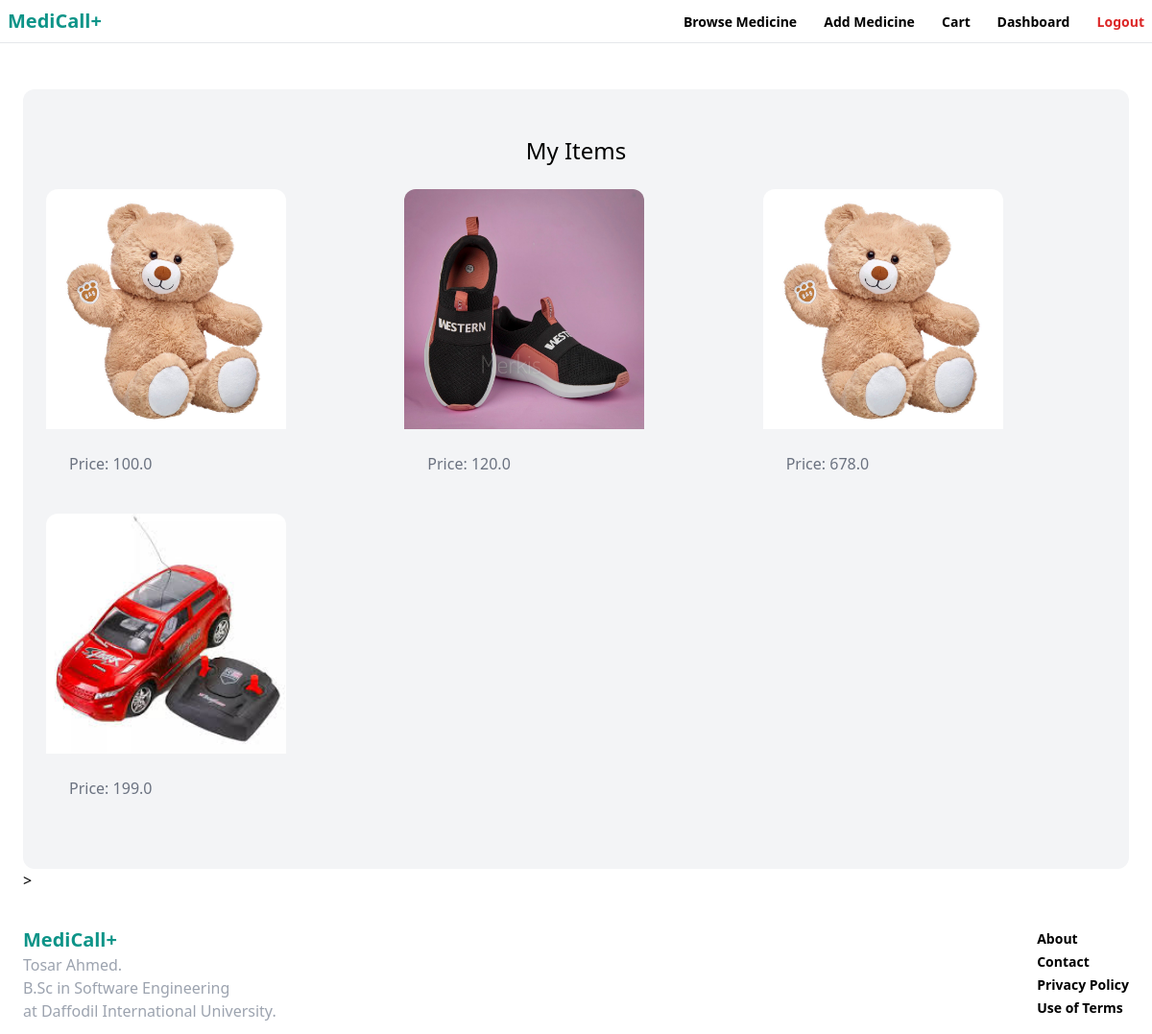
Before: /dashboard/ (signed in) with the older database file.
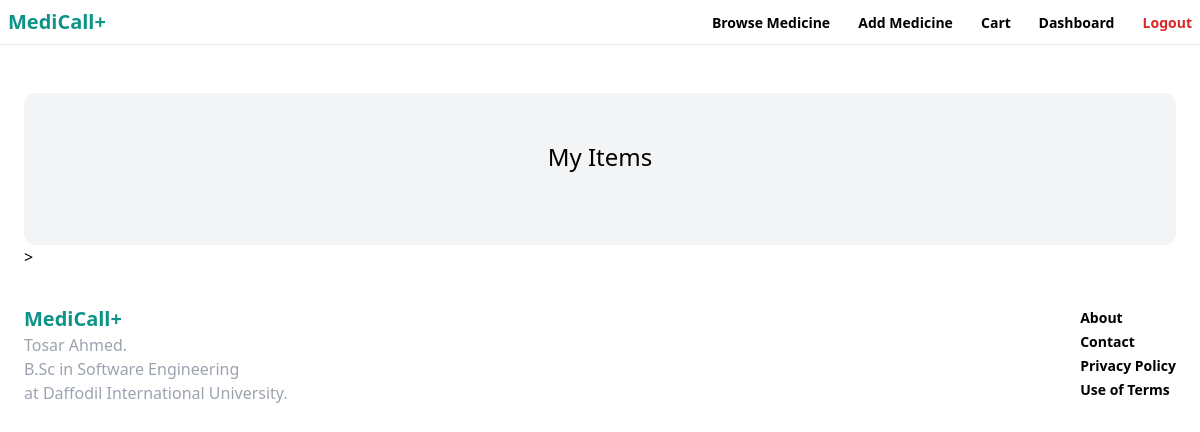
After: the same page with the newer database file.
### item/models.py (models this page shows, shortened)
class Item(models.Model):
    category = models.ForeignKey(Category, related_name='items', on_delete=models.CASCADE)
    name = models.CharField(max_length=255)
    mg = models.TextField(max_length=50, blank=True, null=True)
    group = models.TextField(max_length=255, blank=True, null=True)
    company = models.TextField(max_length=255, blank=True, null=True)
    short_description = models.TextField(blank=True, null=True)
    description = models.TextField(blank=True, null=True)
    price = models.FloatField()
    image = models. ImageField(upload_to = 'items images', blank=True, null=True)
    is_sold = models.BooleanField(default=False)
    created_by = models.ForeignKey(User, related_name='items', on_delete=models.CASCADE)
    created_at = models.DateTimeField(auto_now_add=True)

### dashboard/views.py (the view)
# urls.py: path('', views.index, name='index'),
@login_required
def index(request):
    items = Item.objects.filter(created_by=request.user)
    return render(request, 'dashboard/index.html', {
        'items': items,
    })

### core/context_processors.py (called while the page is built)
def cart_item_count(request):
    if request.user.is_authenticated:
        try:
            cart = Cart.objects.get(user=request.user)
            count = sum(item.quantity for item in cart.cart_items.all())
        except Cart.DoesNotExist:
            count = 0
    else:
        cart = request.session.get('cart', {})
        count = sum(item['quantity'] for item in cart.values())
    return {'cart_item_count': count}

### dashboard/templates/dashboard/index.html (shortened to what this page needs)
{% extends 'core/base.html' %}
{% block content %}
    <div class="mt-6 px-6 py-12 bg-gray-100 rounded-xl">
        <h2 class="mb-6 text-2xl text-center">My Items</h2>
        <div class="grid grid-cols-3 gap-4">
            {% for item in items %}
            <a href="{% url 'item:detail' item.id %}">
                <div>
                    <img width="250" src="{{item.image.url}}" class="rounded-t-xl ">
                </div>
                <div class="p-6 rounded-b-xl">
                    <p class="text-gray-500">Price: {{item.price}}</p>
                </div>
            </a>
            {% endfor %}
        </div>
    </div>>
{% endblock %}

Changed rows visible on the page:
removed Item: image (picture), price "100.0"
removed Item: image (picture), price "120.0"
removed Item: image (picture), price "678.0"
removed Item: image (picture), price "199.0"
